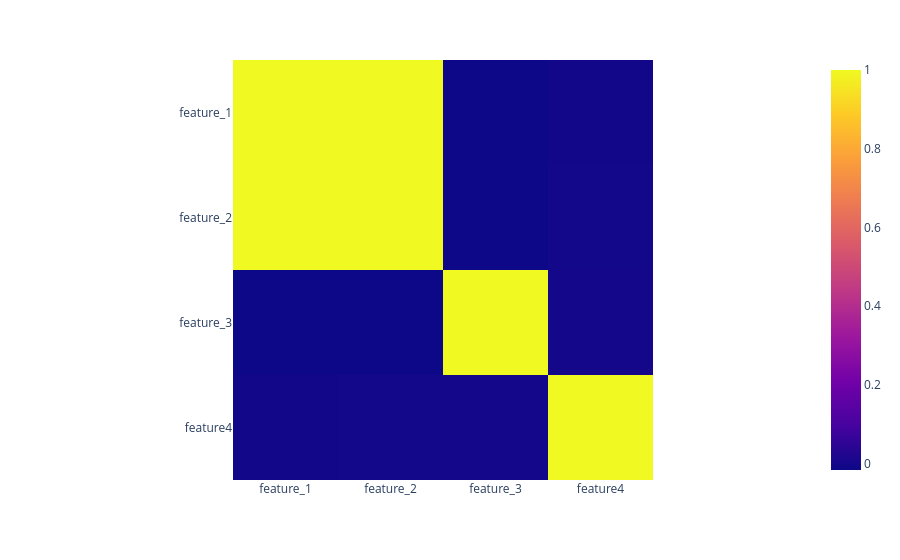

Notebook code for this chart:
### Code cell
import plotly.express as px 

X = df.drop(columns = "Target")
corelation = X.corr()
pic = px.imshow(corelation)
pic.show()

### Figure 1 — Plotly figure (JSON) as saved in the notebook; plotly's stock layout.template omitted (floating-point values rounded to 4 significant figures)
{"data": [{"coloraxis": "coloraxis", "hovertemplate": "x: %{x}<br>y: %{y}<br>color: %{z}<extra></extra>", "name": "0", "type": "heatmap", "x": ["feature_1", "feature_2", "feature_3", "feature4"], "xaxis": "x", "y": ["feature_1", "feature_2", "feature_3", "feature4"], "yaxis": "y", "z": [[1.0, 0.9998, -0.01602, -0.004333], [0.9998, 1.0, -0.01592, -0.004166], [-0.01602, -0.01592, 1.0, -0.002276], [-0.004333, -0.004166, -0.002276, 1.0]]}], "layout": {"coloraxis": {"colorscale": [[0, "#0d0887"], [0.1111, "#46039f"], [0.2222, "#7201a8"], [0.3333, "#9c179e"], [0.4444, "#bd3786"], [0.5556, "#d8576b"], [0.6667, "#ed7953"], [0.7778, "#fb9f3a"], [0.8889, "#fdca26"], [1, "#f0f921"]]}, "margin": {"t": 60}, "xaxis": {"anchor": "y", "constrain": "domain", "domain": [0, 1], "scaleanchor": "y"}, "yaxis": {"anchor": "x", "autorange": "reversed", "constrain": "domain", "domain": [0, 1]}}}
